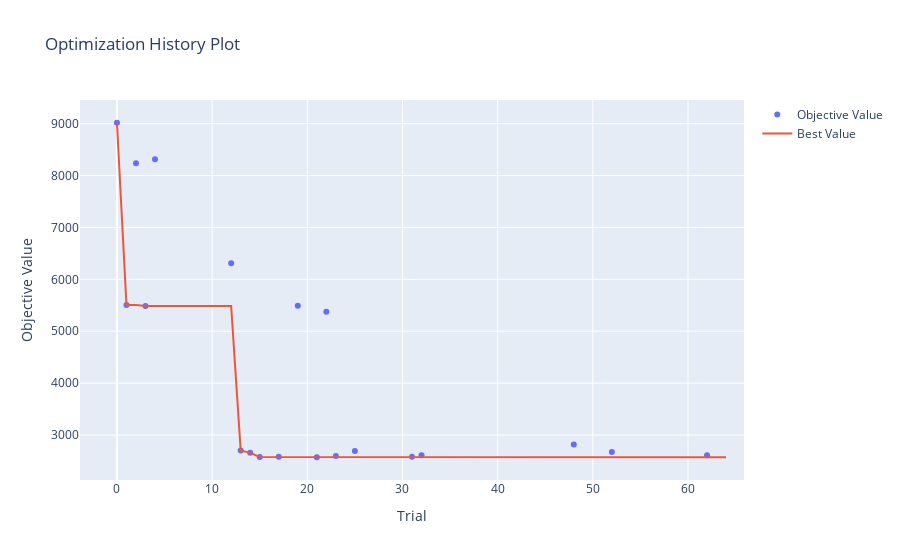
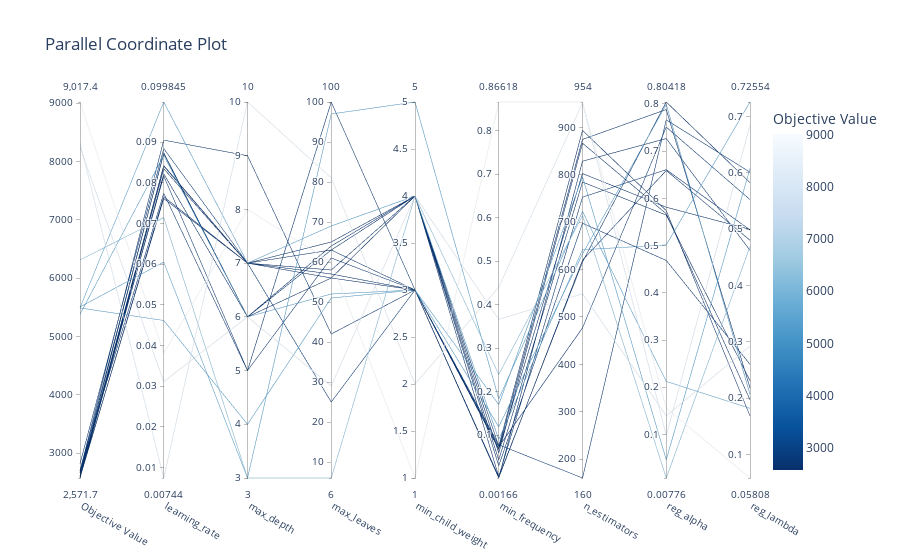
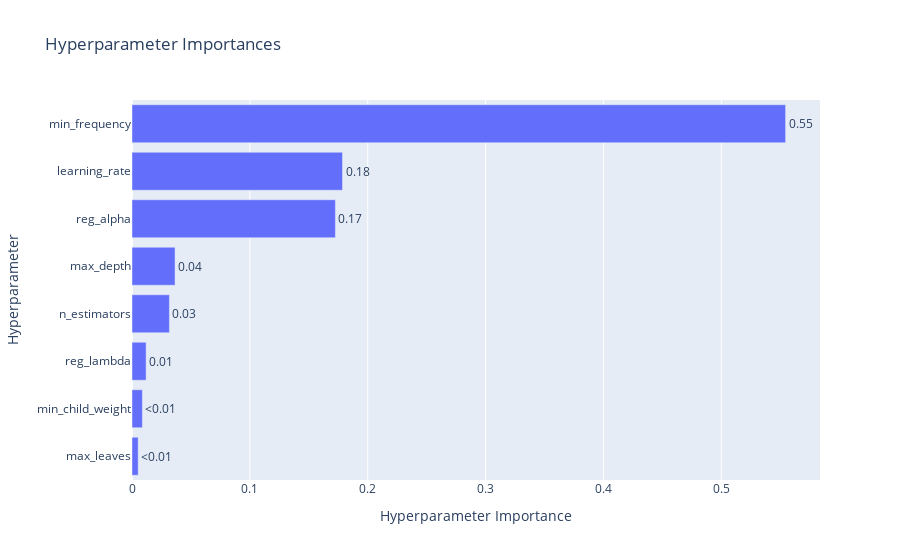

Write notebook code for charts like these, in order.
### Markdown cell above
## 5. Visualizaciones (5 puntos)

<p align="center">
  <img src="https://media.tenor.com/F-LgB1xTebEAAAAd/look-at-this-graph-nickelback.gif">
</p>


Satisfecho con su trabajo, Fiu le pregunta si es posible generar visualizaciones que permitan entender el entrenamiento de su modelo.

A partir del siguiente <a href = https://optuna.readthedocs.io/en/stable/tutorial/10_key_features/005_visualization.html#visualization>enlace</a>, genere las siguientes visualizaciones:

1. Gráfico de historial de optimización [1 punto]
2. Gráfico de coordenadas paralelas [1 punto]
3. Gráfico de importancia de hiperparámetros [1 punto]

Comente sus resultados:

4. ¿Desde qué *trial* se empiezan a observar mejoras notables en sus resultados? [0.5 puntos]
5. ¿Qué tendencias puede observar a partir del gráfico de coordenadas paralelas? [1 punto]
6. ¿Cuáles son los hiperparámetros con mayor importancia para la optimización de su modelo? [0.5 puntos]

### Code cell
# Inserte su código acá
from optuna.visualization import (
    plot_optimization_history,
    plot_parallel_coordinate,
    plot_param_importances,
)

# Gráfico de historial de optimización (Punto 1)
fig_hist = plot_optimization_history(study)
fig_hist.show()

# Gráfico de coordenadas paralelas (Punto 2)
fig_pc = plot_parallel_coordinate(
    study,
    params=[
        "learning_rate", "n_estimators", "max_depth", "max_leaves",
        "min_child_weight", "reg_alpha", "reg_lambda", "min_frequency"
    ],
)
fig_pc.show()

# Gráfico de importancia de hiperparámetros (Punto 3)
fig_imp = plot_param_importances(study)
fig_imp.show()

### Figure 1 — Plotly figure (JSON) as saved in the notebook; plotly's stock layout.template omitted (floating-point values rounded to 4 significant figures)
{"data": [{"mode": "markers", "name": "Objective Value", "type": "scatter", "x": [0, 1, 2, 3, 4, 12, 13, 14, 15, 17, 19, 21, 22, 23, 25, 31, 32, 48, 52, 62], "y": [9017.0, 5504.0, 8239.0, 5487.0, 8314.0, 6311.0, 2704.0, 2657.0, 2578.0, 2581.0, 5490.0, 2572.0, 5377.0, 2596.0, 2694.0, 2581.0, 2611.0, 2817.0, 2672.0, 2610.0]}, {"mode": "lines", "name": "Best Value", "type": "scatter", "x": [0, 1, 2, 3, 4, 5, 6, 7, 8, 9, 10, 11, 12, 13, 14, 15, 16, 17, 18, 19, 20, 21, 22, 23, 24, 25, 26, 27, 28, 29, 30, 31, 32, 33, 34, 35, 36, 37, 38, 39, 40, 41, 42, 43, 44, 45, 46, 47, 48, 49, 50, 51, 52, 53, 54, 55, 56, 57, 58, 59, 60, 61, 62, 63, 64], "y": [9017.0, 5504.0, 5504.0, 5487.0, 5487.0, 5487.0, 5487.0, 5487.0, 5487.0, 5487.0, 5487.0, 5487.0, 5487.0, 2704.0, 2657.0, 2578.0, 2578.0, 2578.0, 2578.0, 2578.0, 2578.0, 2572.0, 2572.0, 2572.0, 2572.0, 2572.0, 2572.0, 2572.0, 2572.0, 2572.0, 2572.0, 2572.0, 2572.0, 2572.0, 2572.0, 2572.0, 2572.0, 2572.0, 2572.0, 2572.0, 2572.0, 2572.0, 2572.0, 2572.0, 2572.0, 2572.0, 2572.0, 2572.0, 2572.0, 2572.0, 2572.0, 2572.0, 2572.0, 2572.0, 2572.0, 2572.0, 2572.0, 2572.0, 2572.0, 2572.0, 2572.0, 2572.0, 2572.0, 2572.0, 2572.0]}, {"marker": {"color": "#cccccc"}, "mode": "markers", "name": "Infeasible Trial", "showlegend": false, "type": "scatter", "x": [], "y": []}], "layout": {"title": {"text": "Optimization History Plot"}, "xaxis": {"title": {"text": "Trial"}}, "yaxis": {"title": {"text": "Objective Value"}}}}

### Figure 2 — Plotly figure (JSON) as saved in the notebook; plotly's stock layout.template omitted (floating-point values rounded to 4 significant figures)
{"data": [{"dimensions": [{"label": "Objective Value", "range": [2572.0, 9017.0], "values": [9017.0, 5504.0, 8239.0, 5487.0, 8314.0, 6311.0, 2704.0, 2657.0, 2578.0, 2581.0, 5490.0, 2572.0, 5377.0, 2596.0, 2694.0, 2581.0, 2611.0, 2817.0, 2672.0, 2610.0]}, {"label": "learning_rate", "range": [0.00744, 0.09984], "values": [0.03808, 0.06051, 0.03112, 0.04615, 0.00744, 0.07143, 0.07742, 0.08166, 0.08344, 0.08411, 0.09984, 0.08218, 0.08674, 0.07613, 0.09048, 0.07656, 0.08735, 0.08839, 0.08719, 0.08422]}, {"label": "max_depth", "range": [3, 10], "values": [8, 3, 6, 4, 10, 3, 5, 5, 7, 7, 7, 6, 6, 7, 9, 7, 6, 7, 6, 7]}, {"label": "max_leaves", "range": [6, 100], "values": [60, 97, 29, 51, 81, 6, 100, 61, 63, 65, 69, 56, 52, 56, 42, 58, 64, 25, 63, 57]}, {"label": "min_child_weight", "range": [1, 5], "values": [1, 5, 4, 3, 2, 4, 3, 3, 3, 4, 4, 3, 3, 4, 3, 4, 4, 3, 4, 3]}, {"label": "min_frequency", "range": [0.001662, 0.8662], "values": [0.8662, 0.1834, 0.3664, 0.1705, 0.4402, 0.2397, 0.00447, 0.001662, 0.002414, 0.00476, 0.09017, 0.06935, 0.1194, 0.07485, 0.07351, 0.05909, 0.04313, 0.07802, 0.03006, 0.0674]}, {"label": "n_estimators", "range": [160, 954], "values": [954, 723, 549, 796, 952, 714, 753, 829, 620, 616, 642, 875, 633, 894, 477, 867, 785, 160, 698, 803]}, {"label": "reg_alpha", "range": [0.007758, 0.8042], "values": [0.156, 0.2123, 0.1395, 0.04645, 0.09767, 0.007758, 0.6609, 0.7268, 0.659, 0.8042, 0.5015, 0.7883, 0.7991, 0.5741, 0.7511, 0.5674, 0.5647, 0.7663, 0.4686, 0.5813]}, {"label": "reg_lambda", "range": [0.05808, 0.7255], "values": [0.05808, 0.1818, 0.2921, 0.6075, 0.6842, 0.4687, 0.4985, 0.4621, 0.4801, 0.5824, 0.7255, 0.2178, 0.2065, 0.1683, 0.5523, 0.1969, 0.2311, 0.601, 0.2598, 0.4994]}], "labelangle": 30, "labelside": "bottom", "line": {"color": [9017.0, 5504.0, 8239.0, 5487.0, 8314.0, 6311.0, 2704.0, 2657.0, 2578.0, 2581.0, 5490.0, 2572.0, 5377.0, 2596.0, 2694.0, 2581.0, 2611.0, 2817.0, 2672.0, 2610.0], "colorbar": {"title": {"text": "Objective Value"}}, "colorscale": [[0, "rgb(247,251,255)"], [0.125, "rgb(222,235,247)"], [0.25, "rgb(198,219,239)"], [0.375, "rgb(158,202,225)"], [0.5, "rgb(107,174,214)"], [0.625, "rgb(66,146,198)"], [0.75, "rgb(33,113,181)"], [0.875, "rgb(8,81,156)"], [1, "rgb(8,48,107)"]], "reversescale": true, "showscale": true}, "type": "parcoords"}], "layout": {"title": {"text": "Parallel Coordinate Plot"}}}

### Figure 3 — Plotly figure (JSON) as saved in the notebook; plotly's stock layout.template omitted (floating-point values rounded to 4 significant figures)
{"data": [{"cliponaxis": false, "hovertemplate": ["max_leaves (IntDistribution): 0.005241442245710491<extra></extra>", "min_child_weight (IntDistribution): 0.008798034096203841<extra></extra>", "reg_lambda (FloatDistribution): 0.01196451614587815<extra></extra>", "n_estimators (IntDistribution): 0.03174880460256265<extra></extra>", "max_depth (IntDistribution): 0.036526001378725796<extra></extra>", "reg_alpha (FloatDistribution): 0.1725710585013905<extra></extra>", "learning_rate (FloatDistribution): 0.17860251404232502<extra></extra>", "min_frequency (FloatDistribution): 0.5545476289872034<extra></extra>"], "name": "Objective Value", "orientation": "h", "text": ["<0.01", "<0.01", "0.01", "0.03", "0.04", "0.17", "0.18", "0.55"], "textposition": "outside", "type": "bar", "x": [0.005241, 0.008798, 0.01196, 0.03175, 0.03653, 0.1726, 0.1786, 0.5545], "y": ["max_leaves", "min_child_weight", "reg_lambda", "n_estimators", "max_depth", "reg_alpha", "learning_rate", "min_frequency"]}], "layout": {"title": {"text": "Hyperparameter Importances"}, "xaxis": {"title": {"text": "Hyperparameter Importance"}}, "yaxis": {"title": {"text": "Hyperparameter"}}}}
